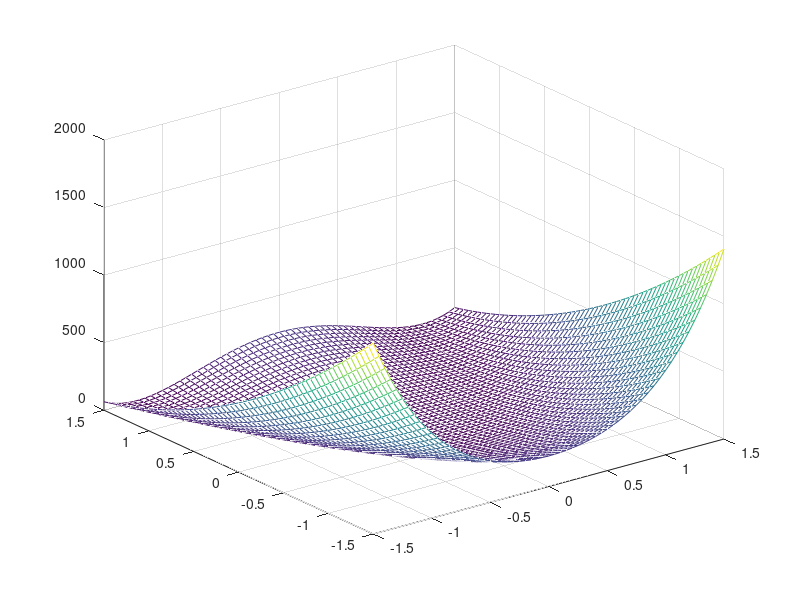
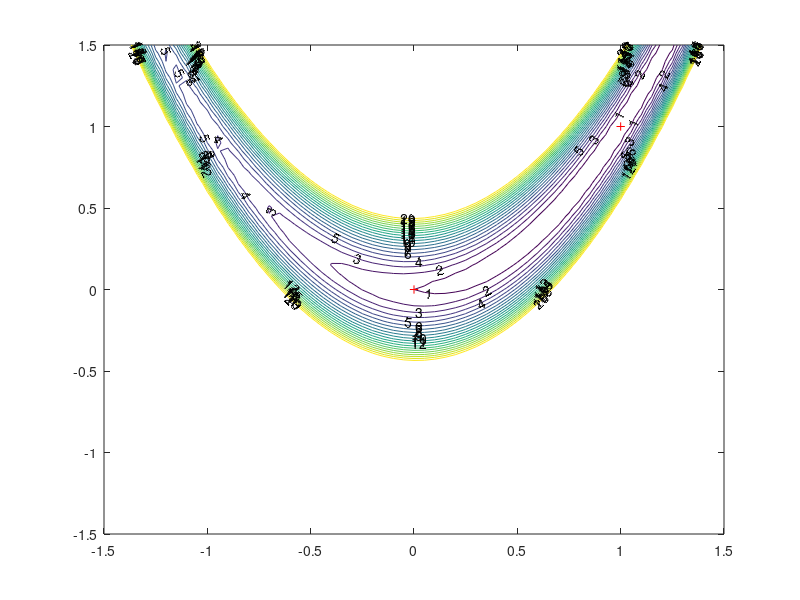

The MATLAB source for these figures, in order: (Note: this script raises an error after producing the figures.)
% MECH 559 - M. Kokkolaras
% McGill University
% Rosenbrock function in two dimensions

clear
%close all
clc

% Plot function

x1=-1.5:.05:1.5;
x2=x1;
for i=1:length(x1)
    for j = 1:length(x2)
        f(i,j) = (1 - x1(j))^2 + 100 * (x2(i) - x1(j)^2)^2;
    end
end

figure(1)
clf
mesh(x1,x2,f)

V = 0:1:20; 
figure(2)
clf
cs = contour(x1,x2,f,V); 
clabel(cs)
hold on
plot(1,1,'r+')

% Choose method (gradient = 1, Newton = 2)
method = 1;

% Ask for intitial guess
%xold = input('Type initial guess as a column vector');
xold  = [-1.2 1]'; % problematic initial guess
%xold = [-1 -1]';
xold = [0 0]';
%xold = [1 0]';
%xold = [1 1.2]';
plot(xold(1),xold(2),'r+')
disp(['objective function value = ',num2str(rosenbrock_obj(xold))])

my_epsilon = .001;
kmax = 5000;

my_continue = 0;
k = 0;
while my_continue == 0
    k = k + 1
    if method == 1
       % Gradient method
       %pick alpha or use exact line search by commenting accordingly
       %alpha = .001;
       alpha = rosenbrock_grad(xold)*rosenbrock_grad(xold)'/ ...
              (rosenbrock_grad(xold)*rosenbrock_hessian(xold)*rosenbrock_grad(xold)');
       xnew = xold - alpha*rosenbrock_grad(xold)'
    else
       % Newton's method
       alpha = 1.;
       xnew = xold - alpha*inv(rosenbrock_hessian(xold))*rosenbrock_grad(xold)'
    end
    disp(['norm of gradient = ', num2str(norm(rosenbrock_grad(xnew)))])
    disp(['objective function value = ',num2str(rosenbrock_obj(xnew))])
    plot(xnew(1),xnew(2),'ro')
    %pause
    if norm(rosenbrock_grad(xnew)) <= my_epsilon
        my_continue = 1;
    end
    xold = xnew;
    if k > kmax
       my_continue = 1;
       disp('maximum number of iteration reached')
   end
end   
plot(xnew(1),xnew(2),'r*')